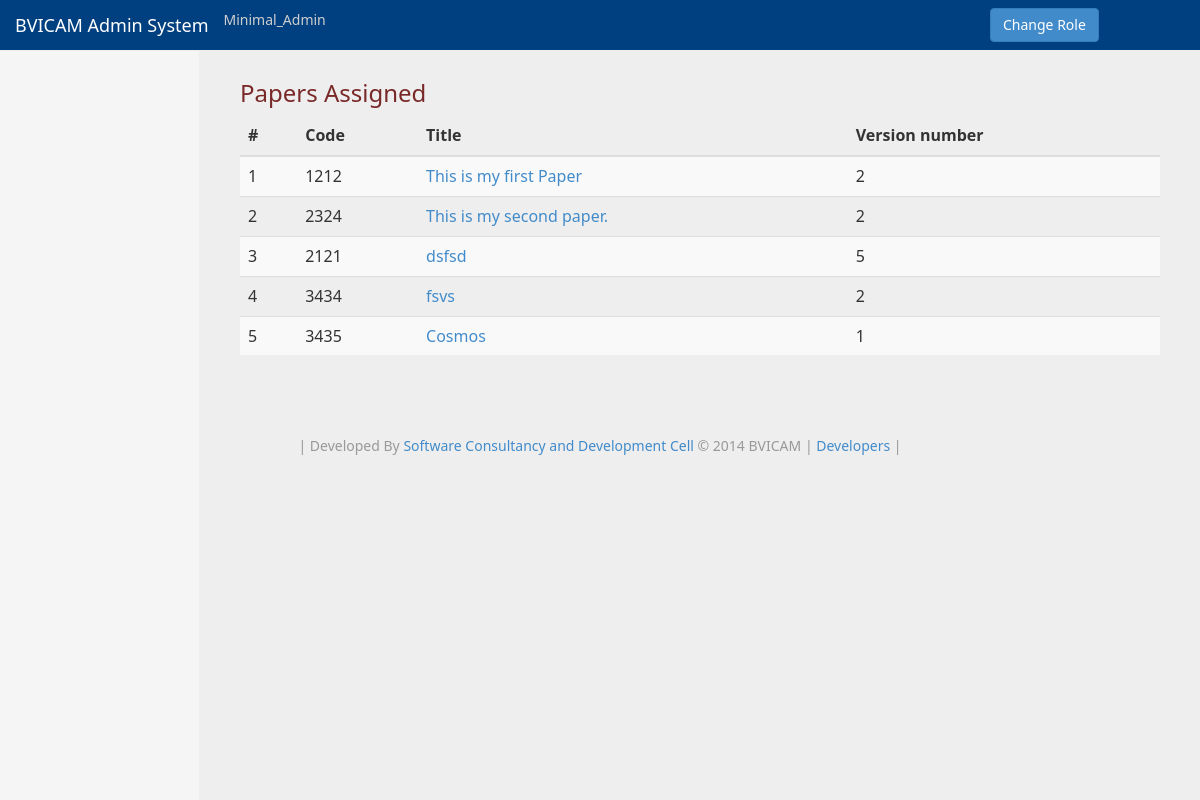
/bvicam_admin/index.php/FinalPaperReviewer, run on the app's committed database.
### tables this page shows
CREATE TABLE IF NOT EXISTS `paper_version_master` (
  `paper_version_id` int(32) NOT NULL AUTO_INCREMENT,
  `paper_id` int(16) NOT NULL,
  `paper_version_number` int(4) NOT NULL,
  `paper_version_date_of_submission` datetime NOT NULL,
  `paper_version_document_path` varchar(100) NOT NULL,
  `paper_version_compliance_report_path` varchar(100) DEFAULT NULL,
  `paper_version_convener_id` int(8) DEFAULT NULL,
  `paper_version_is_reviewer_assigned` tinyint(1) NOT NULL DEFAULT '0',
  `paper_version_review_date` datetime DEFAULT NULL,
  `paper_version_review_result_id` int(2) DEFAULT NULL,
  `paper_version_review` varchar(300) DEFAULT NULL,
  `paper_version_comments_path` varchar(100) DEFAULT NULL,
  `paper_version_review_is_read_by_author` tinyint(1) NOT NULL DEFAULT '0',
  `paper_version_hashtag` varchar(64) DEFAULT NULL,
  `paper_version_dor` timestamp NOT NULL DEFAULT CURRENT_TIMESTAMP,
  `paper_version_dirty` tinyint(1) NOT NULL DEFAULT '0',
  PRIMARY KEY (`paper_version_id`),
  KEY `paper_id` (`paper_id`),
  KEY `paper_id_2` (`paper_id`),
  KEY `paper_version_convener_id` (`paper_version_convener_id`),
  KEY `paper_version_review_result_id` (`paper_version_review_result_id`)
);

CREATE TABLE IF NOT EXISTS `paper_master` (
  `paper_id` int(16) NOT NULL AUTO_INCREMENT,
  `paper_code` varchar(10) NOT NULL,
  `paper_title` varchar(200) NOT NULL,
  `paper_subject_id` int(8) NOT NULL,
  `paper_date_of_submission` datetime DEFAULT NULL,
  `paper_presentation_path` varchar(100) DEFAULT NULL,
  `paper_contact_author_id` varchar(10) NOT NULL,
  `paper_isclose` tinyint(1) NOT NULL DEFAULT '0',
  `paper_hashtag` varchar(64) DEFAULT NULL,
  `paper_dor` timestamp NOT NULL DEFAULT CURRENT_TIMESTAMP,
  `paper_dirty` tinyint(1) NOT NULL DEFAULT '0',
  PRIMARY KEY (`paper_id`),
  KEY `paper_contact_author_id` (`paper_contact_author_id`),
  KEY `paper_subject_id` (`paper_subject_id`)
);

### bvicam_admin/application/controllers/FinalPaperReviewer.php (called while the page is built, shortened)
<?php
    class FinalPaperReviewer extends CI_Controller
    {
        private $data = array();
        public function __construct()
        {
            $this -> load -> model('PaperModel');
            $this -> load -> model('SubjectModel');
            $this -> load -> model('TrackModel');
            $this -> load -> model('EventModel');
            $this -> load -> model('PaperModel');
            $this -> load -> model('PaperVersionModel');
            $this -> load -> model('SubmissionModel');
            $this -> load -> model('PaperVersionReviewModel');
            $this -> load -> model('ReviewerModel');
            $this -> load -> model('ReviewResultModel');
            $this->load->helper(array('form', 'url'));
        }
        public function index($page = "ConvenerDashboardHome")
        {
            $this->load->model('AccessModel');
            $this -> data['user_id'] = $_SESSION[APPID]['user_id'];
            $this -> data['papers'] = $this -> PaperVersionModel -> getAssignedPapers($this -> data['user_id']);
            $this->data['navbarItem'] = pageNavbarItem($page);
            $this->load->view('templates/header', $this->data);
            $this->load->view('templates/sidebar');
            $this->load->view('pages/'.$page, $this->data);
            $this->load->view('templates/footer');
        }
    }
?>

### bvicam_admin/index.php (called while the page is built, shortened)
<?php
require_once BASEPATH.'core/CodeIgniter.php';

### system_ci_v2.2.0/database/drivers/mysql/mysql_driver.php (called while the page is built, shortened)
<?php  if ( ! defined('BASEPATH')) exit('No direct script access allowed');
class CI_DB_mysql_driver extends CI_DB {
	function db_pconnect()
	{
		return @mysql_pconnect($this->hostname, $this->username, $this->password);
	}
	function _execute($sql)
	{
		$sql = $this->_prep_query($sql);
		$result = @mysql_query($sql, $this->conn_id);
        return $result;
	}
	function _prep_query($sql)
	{
		return $sql;
	}
}

### system_ci_v2.2.0/database/DB_driver.php (called while the page is built, shortened)
<?php  if ( ! defined('BASEPATH')) exit('No direct script access allowed');
class CI_DB_driver {
	var $database;
	var $pconnect		= FALSE;
	var $conn_id		= FALSE;
	var $result_id		= FALSE;
	var $db_debug		= FALSE;
	var $save_queries	= TRUE;
	function initialize()
	{
		$this->conn_id = ($this->pconnect == FALSE) ? $this->db_connect() : $this->db_pconnect();
		if ($this->database != '')
		{
			if ( ! $this->db_select())
			{
				log_message('error', 'Unable to select database: '.$this->database);
				if ($this->db_debug)
				{
					$this->display_error('db_unable_to_select', $this->database);
				}
				return FALSE;
			}
			else
			{
				return TRUE;
			}
		}
		return TRUE;
	}
	function query($sql, $binds = FALSE, $return_object = TRUE)
	{
		if (FALSE === ($this->result_id = $this->simple_query($sql)))
		{
			if ($this->save_queries == TRUE)
			{
				$this->query_times[] = 0;
			}
			$this->_trans_status = FALSE;
			if ($this->db_debug)
			{
				$error_no = $this->_error_number();
				$error_msg = $this->_error_message();
				$this->trans_complete();
				log_message('error', 'Query error: '.$error_msg);
				return $this->display_error(
										array(
												'Error Number: '.$error_no,
												$error_msg,
												$sql
											)
										);
			}
			return FALSE;
		}
		$RES			= new $driver();
		$RES->conn_id	= $this->conn_id;
		$RES->result_id	= $this->result_id;
		$RES->num_rows	= $RES->num_rows();
		return $RES;
	}
	function simple_query($sql)
	{
		return $this->_execute($sql);
	}
	function close()
	{
		$this->conn_id = FALSE;
	}
}

### system_ci_v2.2.0/database/DB_active_rec.php (called while the page is built, shortened)
<?php  if ( ! defined('BASEPATH')) exit('No direct script access allowed');
class CI_DB_active_record extends CI_DB_driver {
	var $ar_select				= array();
	var $ar_distinct			= FALSE;
	var $ar_from				= array();
	var $ar_join				= array();
	var $ar_where				= array();
	var $ar_like				= array();
	var $ar_caching				= FALSE;
	var $ar_cache_exists		= array();
	var $ar_cache_where			= array();
	var $ar_no_escape 			= array();
	var $ar_cache_no_escape     = array();
	public function select($select = '*', $escape = NULL)
	{
		if (is_string($select))
		{
			$select = explode(',', $select);
		}
		foreach ($select as $val)
		{
			$val = trim($val);
			if ($val != '')
			{
				$this->ar_select[] = $val;
				$this->ar_no_escape[] = $escape;
			}
		}
		return $this;
	}
	public function from($from)
	{
		foreach ((array) $from as $val)
		{
			if (strpos($val, ',') !== FALSE)
			{
				foreach (explode(',', $val) as $v)
				{
					$v = trim($v);
					$this->_track_aliases($v);
					$this->ar_from[] = $this->_protect_identifiers($v, TRUE, NULL, FALSE);
					if ($this->ar_caching === TRUE)
					{
						$this->ar_cache_from[] = $this->_protect_identifiers($v, TRUE, NULL, FALSE);
						$this->ar_cache_exists[] = 'from';
					}
				}
			}
			else
			{
				$val = trim($val);
				$this->ar_from[] = $this->_protect_identifiers($val, TRUE, NULL, FALSE);
			}
		}
		return $this;
	}
	public function join($table, $cond, $type = '')
	{
		if (preg_match('/([\w\.]+)([\W\s]+)(.+)/', $cond, $match))
		{
			$match[1] = $this->_protect_identifiers($match[1]);
			$match[3] = $this->_protect_identifiers($match[3]);
			$cond = $match[1].$match[2].$match[3];
		}
		$join = $type.'JOIN '.$this->_protect_identifiers($table, TRUE, NULL, FALSE).' ON '.$cond;
		$this->ar_join[] = $join;
		return $this;
	}
	protected function _where($key, $value = NULL, $type = 'AND ', $escape = NULL)
	{
		if ( ! is_array($key))
		{
			$key = array($key => $value);
		}
		foreach ($key as $k => $v)
		{
			$prefix = (count($this->ar_where) == 0 AND count($this->ar_cache_where) == 0) ? '' : $type;
			if (is_null($v) && ! $this->_has_operator($k))
			{
				$k .= ' IS NULL';
			}
			if ( ! is_null($v))
			{
				if ($escape === TRUE)
				{
					$k = $this->_protect_identifiers($k, FALSE, $escape);
					$v = ' '.$this->escape($v);
				}
				if ( ! $this->_has_operator($k))
				{
					$k .= ' = ';
				}
			}
			else
			{
				$k = $this->_protect_identifiers($k, FALSE, $escape);
			}
			$this->ar_where[] = $prefix.$k.$v;
		}
		return $this;
	}
	public function get($table = '', $limit = null, $offset = null)
	{
		$sql = $this->_compile_select();
		$result = $this->query($sql);
		return $result;
	}
	protected function _compile_select($select_override = FALSE)
	{
		if ($select_override !== FALSE)
		{
			$sql = $select_override;
		}
		else
		{
			$sql = ( ! $this->ar_distinct) ? 'SELECT ' : 'SELECT DISTINCT ';
			if (count($this->ar_select) == 0)
			{
				$sql .= '*';
			}
			else
			{
				foreach ($this->ar_select as $key => $val)
				{
					$no_escape = isset($this->ar_no_escape[$key]) ? $this->ar_no_escape[$key] : NULL;
					$this->ar_select[$key] = $this->_protect_identifiers($val, FALSE, $no_escape);
				}
				$sql .= implode(', ', $this->ar_select);
			}
		}
		if (count($this->ar_from) > 0)
		{
			$sql .= "\nFROM ";
			$sql .= $this->_from_tables($this->ar_from);
		}
		if (count($this->ar_join) > 0)
		{
			$sql .= "\n";
			$sql .= implode("\n", $this->ar_join);
		}
		if (count($this->ar_where) > 0 OR count($this->ar_like) > 0)
		{
			$sql .= "\nWHERE ";
		}
		$sql .= implode("\n", $this->ar_where);
		return $sql;
	}
	protected function _merge_cache()
	{
		if (count($this->ar_cache_exists) == 0)
		{
			return;
		}
		$this->ar_no_escape = $this->ar_cache_no_escape;
	}
}

### CommonResources/models/PaperVersionModel.php (called while the page is built, shortened)
<?php
class PaperVersionModel extends CI_Model
{
    public function getAssignedPapers($user_id)
    {
        $this -> db -> select('paper_master.paper_id as paper_id, paper_version_id, paper_code, paper_version_number, paper_title');
        $this -> db -> from('paper_master');
        $this -> db -> join('paper_version_master', 'paper_master.paper_id = paper_version_master.paper_id');
        $this -> db -> where('paper_version_convener_id', $user_id);
        $query = $this -> db -> get();
        if($query -> num_rows() > 0)
            return $query -> result();
    }
}
?>

### bvicam_admin/application/views/pages/ConvenerDashboardHome.php (the view, shortened to what this page needs)
<div class="col-sm-9 col-sm-offset-3 col-md-10 col-md-offset-2 main">
    <h3 class="text-theme">Papers Assigned</h3>
    <table class="table table-hover table-striped body-text">
        <thead>
        <tr>
            <th>#</th>
            <th>Code</th>
            <th>Title</th>
            <th>Version number</th>
        </tr>
        </thead>
        <tbody>
        <?php
            if(empty($papers))
            {
                ?>
                <tr>
                    <td colspan="5">
                        No papers assigned yet.
                    </td>
                </tr>
            <?php
            }
            else
            {
            ?>
            <?php
                foreach($papers as $index=>$paper)
                {
                    ?>
                    <tr>
                        <td><?php echo $index+1; ?></td>
                        <td><?php echo $paper->paper_code; ?></td>
                        <td><a href="/<?php echo BASEURL; ?>FinalPaperReviewer/paperInfo/<?php echo $paper->paper_id."/".$paper->paper_version_id; ?>"><?php echo $paper->paper_title; ?></a></td>
                        <td ><?php echo $paper->paper_version_number; ?></td>
                    </tr>
            <?php
                }
            }
            ?>
        </tbody>
    </table>
</div>

### data on the page
paper_version_master: paper.paper_code "1212", paper.paper_title "This is my first Paper", paper_version_number "2"
paper_version_master: paper.paper_code "2324", paper.paper_title "This is my second paper.", paper_version_number "2"
paper_version_master: paper.paper_code "2121", paper.paper_title "dsfsd", paper_version_number "5"
paper_version_master: paper.paper_code "3434", paper.paper_title "fsvs", paper_version_number "2"
paper_version_master: paper.paper_code "3435", paper.paper_title "Cosmos", paper_version_number "1"

### other printed values
$_SESSION[APPID]['dbUserName'] "Minimal_Admin"
